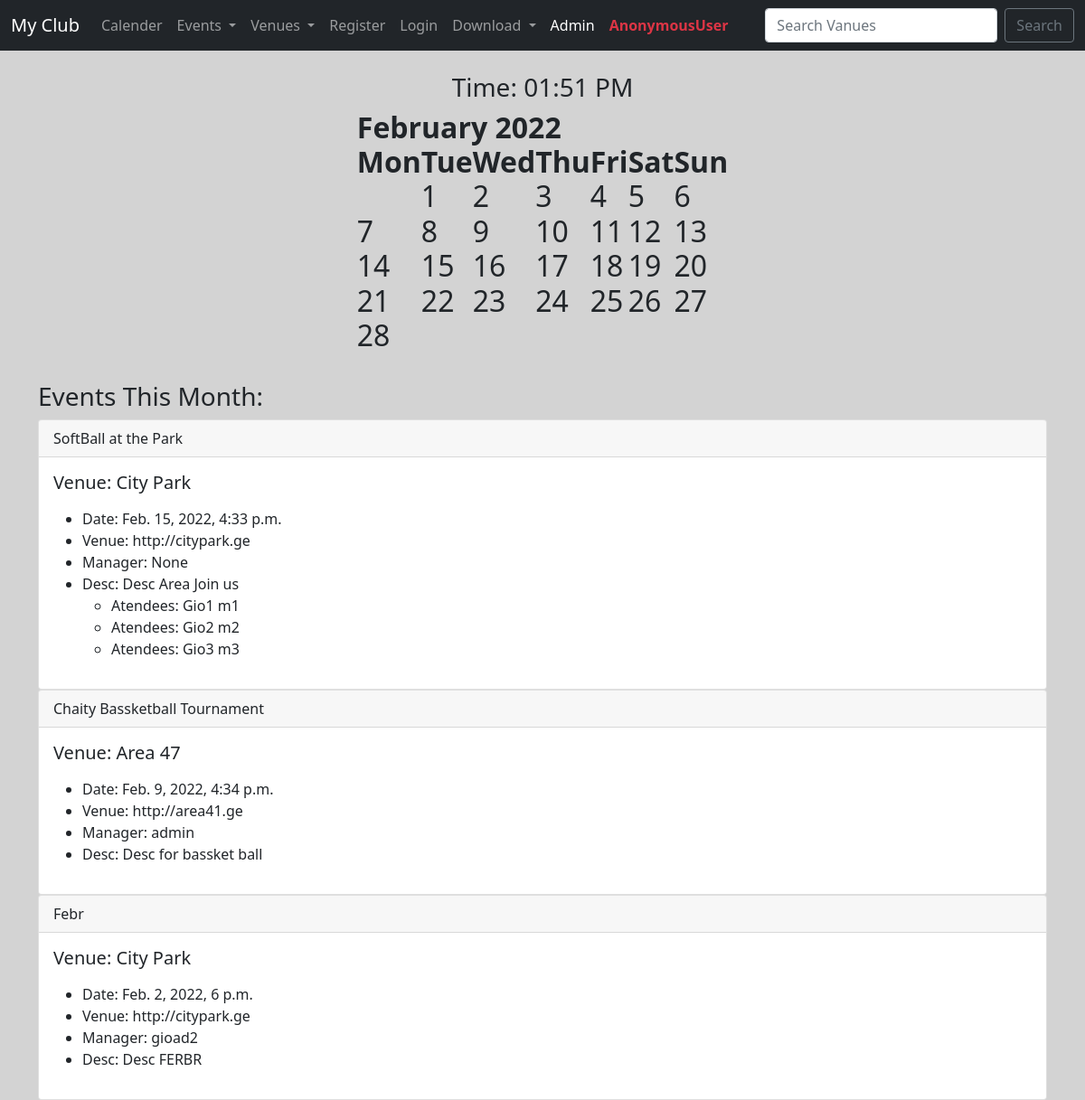
The page / on the database its author committed.
### events/models.py (models this page shows)
class Event(models.Model):
    name =      models.CharField('Event Name', max_length=120)
    event_date = models.DateTimeField()
    venue  =    models.ForeignKey(Venue, blank=True, null=True, on_delete=models.CASCADE)
    manager =   models.ForeignKey(User, blank=True, null=True, on_delete=models.SET_NULL)
    description = models.TextField(blank=True, null=True)
    attendees = models.ManyToManyField(MyClubUser, blank=True)
    def __str__(self) -> str:
        return self.name

class Venue(models.Model):
    name =      models.CharField('Venue Name', max_length=120)
    address =   models.CharField(max_length=220)
    zip_code =  models.CharField('Zip Code', max_length=15)
    phone =     models.CharField('Contact Phone', max_length=120, blank=True)
    web =       models.URLField('Website Address', blank=True)
    email_address = models.EmailField('Email Address', blank=True)
    owner = models.IntegerField("Venue Owner", blank=False, default=1)
    venue_image = models.ImageField(null=True, blank=True, upload_to='images/')
    def __str__(self) -> str:
        return self.name

class MyClubUser(models.Model):
    first_name =    models.CharField(max_length=244)
    last_name =    models.CharField(max_length=244)
    Email =    models.EmailField('User Email')
    def __str__(self) -> str:
        return self.first_name + ' ' + self.last_name

### events/views.py (the view)
# urls.py: path('', views.home, name='home'),
def home(request, year=datetime.now().year, month=datetime.now().strftime('%B')):
    month = month.title()
    month_number = list(calendar.month_name).index(month)
    month_number = int(month_number)
    cal = HTMLCalendar().formatmonth(year, month_number)
    now = datetime.now()
    current_year = now.year
    event_month = Event.objects.filter(event_date__year=year, event_date__month=month_number)
    time = now.strftime('%I:%M:%S %p')
    time2 = now.strftime('%I:%M %p')
    return render(request, 'events/home.html', {
        'name': 'John',
        'year':year,
        'month':month,
        'month_number':month_number,
        'cal' : cal,
        'current_year':current_year,
        'time': time,
        'time2': time2,
        'event_month':event_month,
    })

### events/templates/events/home.html (shortened to what this page needs)
{% extends 'events/base.html' %}
{% block content %}
<center>
    <h3>Time: {{ time2 }}</h3>
    <h2>
        {{ cal | safe }}
    </h2>
</center>
<br>
<h3>
    Events This Month:
</h3>
{% if event_month %}
{% for item in event_month %}
<div class="card">
    <div class="card-header">
        {{ item }}
    </div>
    <div class="card-body">
        <h5 class="card-title">Venue: {{ item.venue }}</h5>
        <p class="card-text">
        <ul>
            <li>Date: {{ item.event_date }}</li>
            <li>Venue: {{ item.venue.web }}</li>
            <li>Manager: {{ item.manager }}</li>
            <li>Desc: {{ item.description }}</li>
            <ul>
                {% for user in item.attendees.all %}
                <li>Atendees: {{ user }}</li>
                {% endfor %}
            </ul>
        </ul>
        </p>
    </div>
</div>
{%endfor%}
{% else %}
Sorry, N Events in this month...
{%endif%}
{% endblock %}

### events/templates/events/base.html (style rules this page uses)
body { background: lightgrey; }

### rows shown on the page
Event: name "SoftBall at the Park", venue "City Park", event_date "Feb. 15, 2022, 4:33 p.m.", venue.web "http://citypark.ge", manager "None", description "Desc Area Join us"
MyClubUser: first_name+last_name "Gio1 m1"
MyClubUser: first_name+last_name "Gio2 m2"
MyClubUser: first_name+last_name "Gio3 m3"
Event: name "Chaity Bassketball Tournament", venue "Area 47", event_date "Feb. 9, 2022, 4:34 p.m.", venue.web "http://area41.ge", manager "admin", description "Desc for bassket ball"
Event: name "Febr", venue "City Park", event_date "Feb. 2, 2022, 6 p.m.", venue.web "http://citypark.ge", manager "gioad2", description "Desc FERBR"

### other values the page prints
{{ user }} "AnonymousUser"
{{ cal | safe }} "February 2022 Mon Tue Wed Thu Fri Sat Sun 1 2 3 4 5 6 7 8 9 10 11 12 13 14 15 16 17 18 19 20 21 22 23 24 25 26 27 28"
